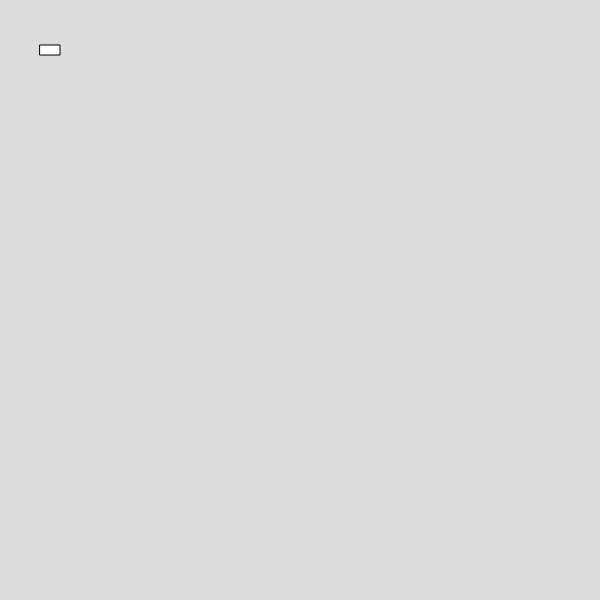
Frame 1 (no input)
Frame 60 (no input): identical to frame 1, image omitted
Frame 120 (the mouse pressed at the canvas centre since frame 60): identical to frame 1, image omitted

The p5.js sketch that drew this single still picture (run headless with seeded random() and noise() and a simulated clock; from frame 60 on, the mouse is pressed at the canvas centre):

// p5.js sketch
// ── sketch.js
let car = {
  x: 50,
  y: 50,
  speed: 0,
  angle: 0,
  acceleration: 0.3,
  deceleration: 0.05,
  maxSpeed: 10,
  friction: 0.04
};

function setup() {
  createCanvas(600, 600);
}

function draw() {
  background(220);
  updateCar();
  drawCar();
}

function updateCar() {
  if (keyIsDown(UP_ARROW)) {
    car.speed += car.acceleration;
  }
  if (keyIsDown(DOWN_ARROW)) {
    car.speed -= car.acceleration;
  }
  if (keyIsDown(LEFT_ARROW)) {
    car.angle -= 0.05;
  }
  if (keyIsDown(RIGHT_ARROW)) {
    car.angle += 0.05;
  }
  console.log(`With accel: ${car.speed}`)

  car.speed *= (1 - car.friction); // Apply friction
  console.log(`With friction: ${car.speed}`)
  
  car.speed = constrain(car.speed, -car.maxSpeed, car.maxSpeed); // Constrain speed
  car.x += cos(car.angle) * car.speed; // Update position
  car.y += sin(car.angle) * car.speed;
  console.log(`With constrain: ${car.speed}`)

}

function drawCar() {
  push();
  translate(car.x, car.y);
  rotate(car.angle);
  rect(-10, -5, 20, 10); // Simple car shape
  pop();
}
